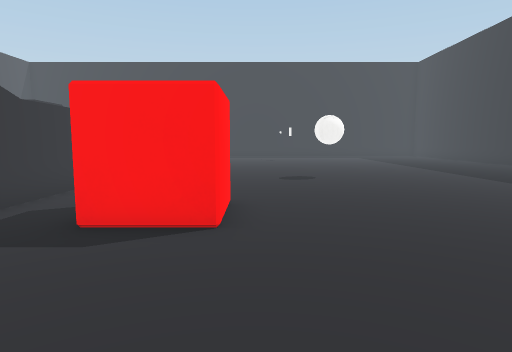
View 1 (above)

23 first-person views from a walk through a 3-D level made in the Unity game engine. The camera is 1.2 m above the floor, tilts 6° down and sees 75° across. The floor is counted in squares, 1 m on a side. Each view is taken from the middle of a square. On the plan, view 1 faces up. The plan holds only what a view shows up to about 14 squares ahead; the rest is blank. The player is left out. Some surface patterns are stand-ins.

View 2
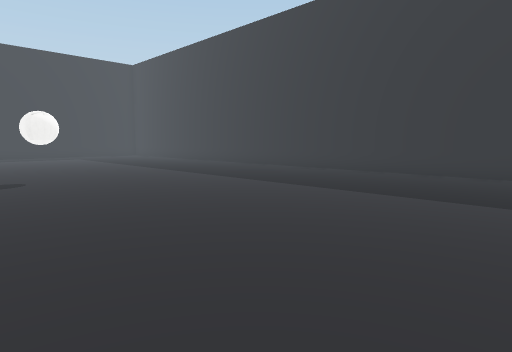

View 3
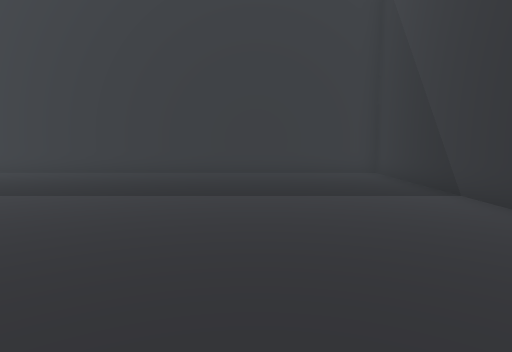

View 4
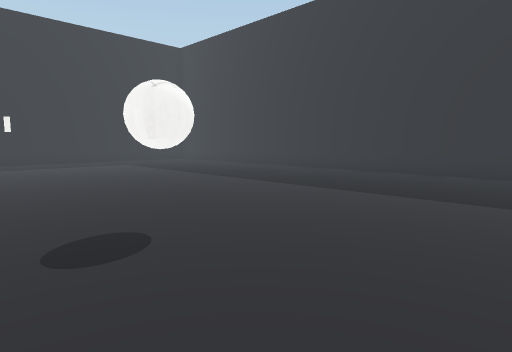

View 5
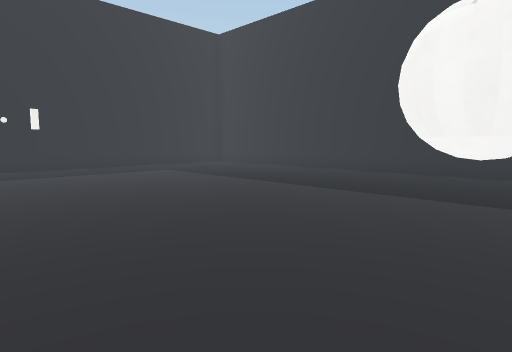

View 6
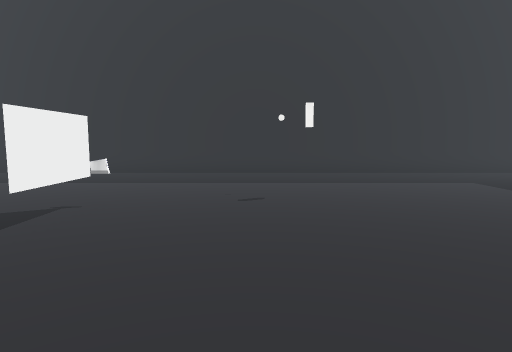

View 7
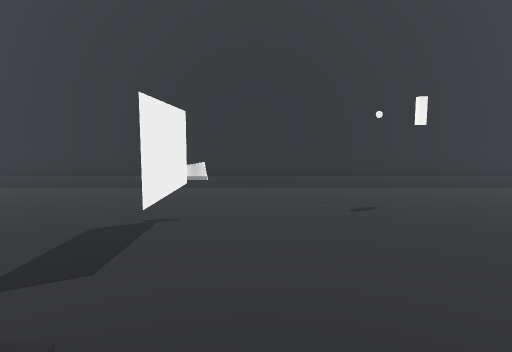

View 8
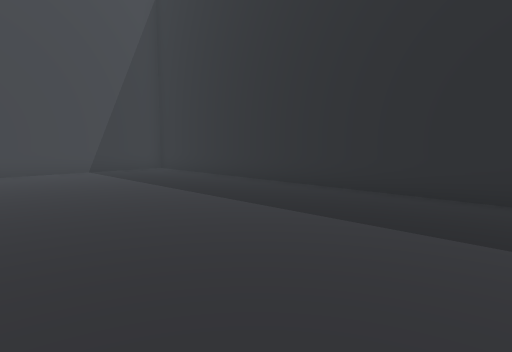

View 9
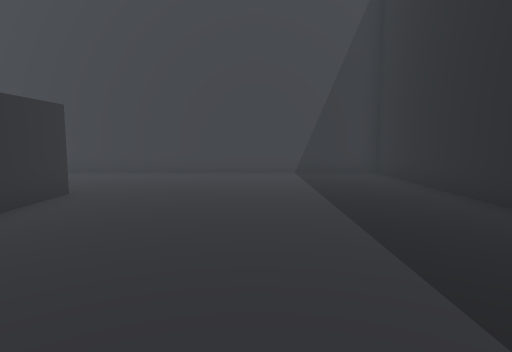

View 10
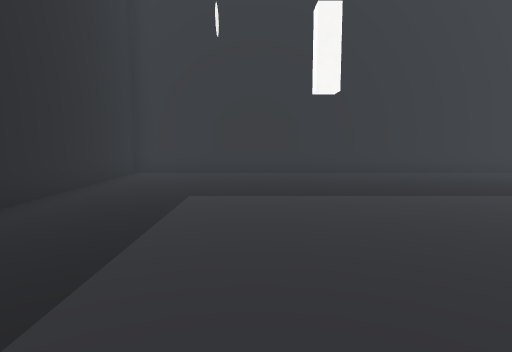

View 11
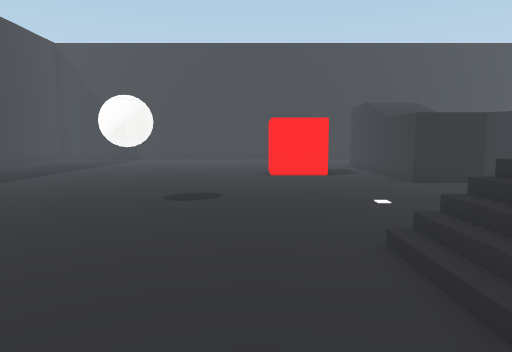

View 12
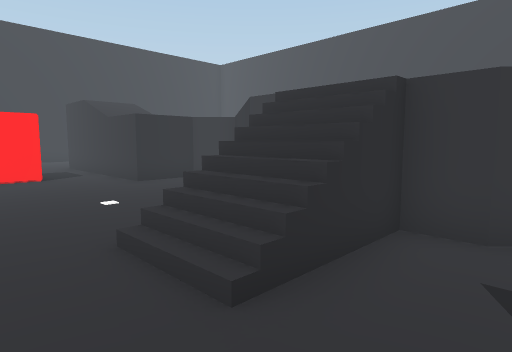

View 13
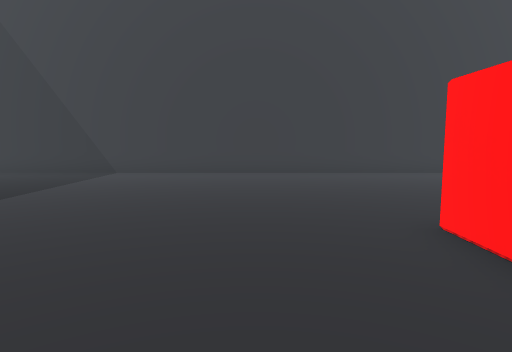

View 14
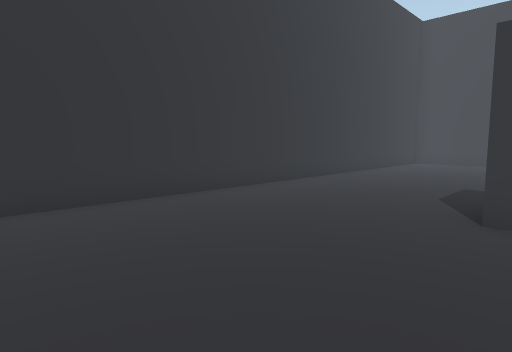

View 15
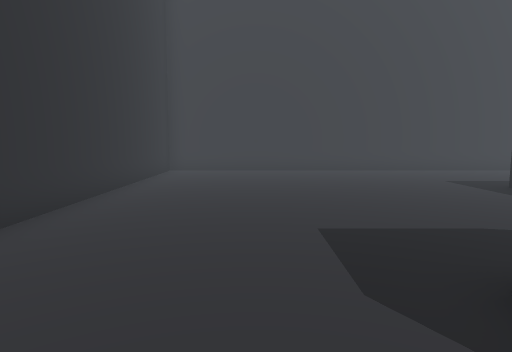

View 16
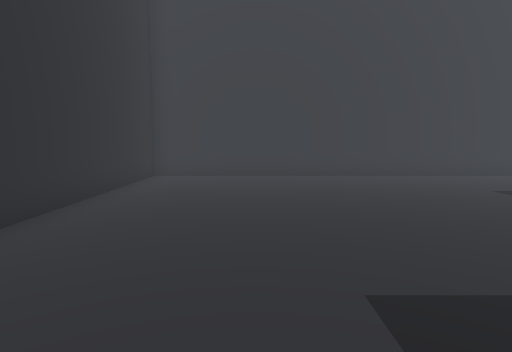

View 17
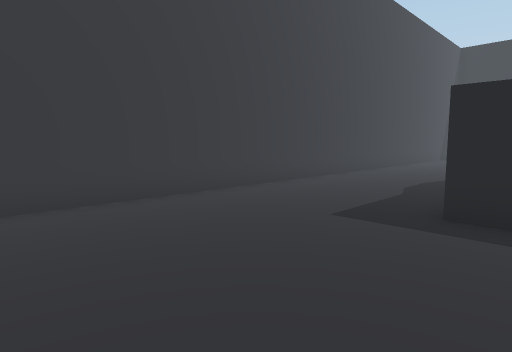

View 18
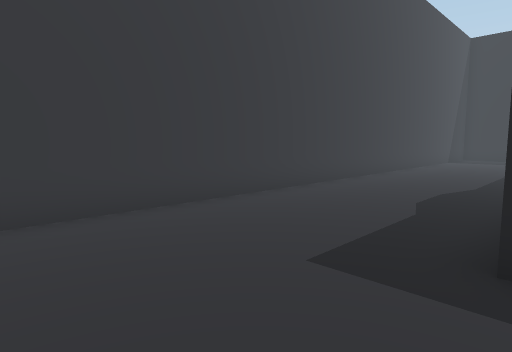

View 19
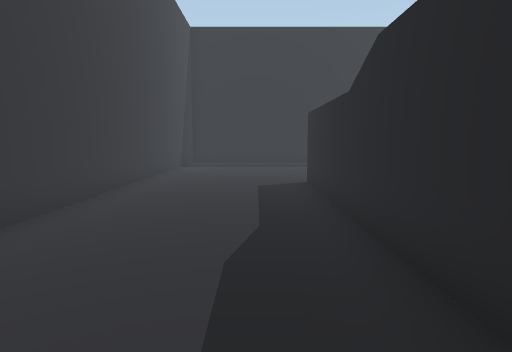

View 20
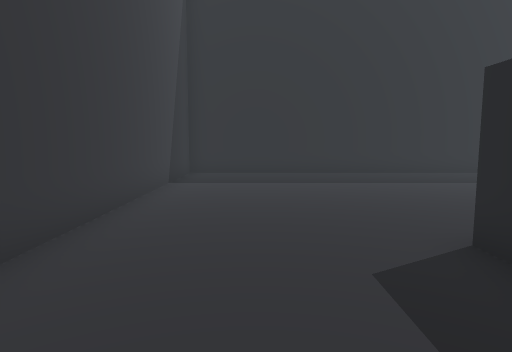

View 21
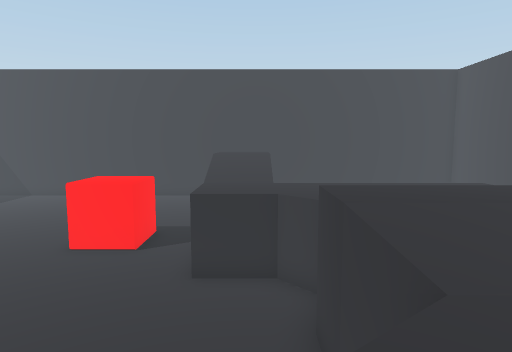

View 22
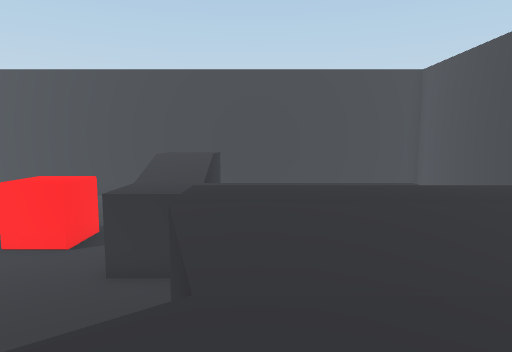

View 23
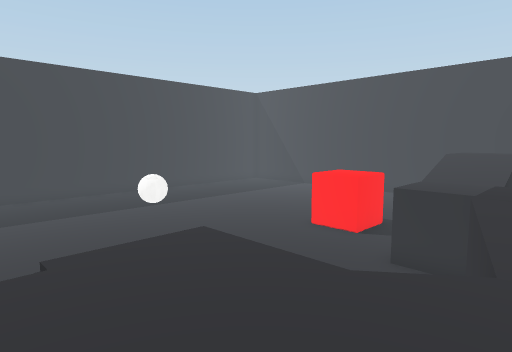

### Floor plan
Key: @ floor where view 1 was taken; # wall or solid block; . main floor; : floor 2 m higher than the main floor; + floor 2.5 m higher than the main floor; * floor 2.75 m higher than the main floor; / step, stairs or slope; = window, fence, low wall or low ledge; v drop or lower ground; B ball; O other object.
Columns run from 18 left of view 1 to 13 right of it. Each row starts with its distance up from view 1.
 27 ################################
 26 #..............................#
 25 #..............................#
 24 #..............................#
 23 #..............................#
 22 #...................O..........#
 21 #...................=..........#
 20 #...............#..............#
 19 #...............#..............#
 18 #.....#..    #.................#
 17 #.....    : ::.................#
 16 #.....    :::://=..............#
 15 #.....    ::::///..............#
 14 #.....  ::: v.//...............#
 13 #...../////v   ................#
 12 #.....+++++v   .....BB.........#
 11 #.....+++++v........BB.........#
 10 #...../    v...................#
  9 #.....     #...................#
  8 #.....     :::.................#
  7 #.....::::::::.................#
  6 #.......    //..##.............#
  5 #........   //..##.............#
  4 #.........  **.................#
  3 #...........**.................#
  2 #...........**.................#
  1 #..............................#
  0 #.................@............#
 -1 #..............................#
 -2 #..............................#
 -3 #..............................#
 -4 ################################

Where each view was taken, in squares from view 1:
view 1: 0 up, 0 right, facing up
view 2: 0 up, 0 right, facing up-right
view 3: 1 up, 0 right, facing right
view 4: 7 up, 0 right, facing up-right
view 5: 11 up, 0 right, facing up-right
view 6: 14 up, 1 right, facing up
view 7: 15 up, 1 left, facing up
view 8: 19 up, 4 left, facing up-left
view 9: 22 up, 5 left, facing left
view 10: 22 up, 0 right, facing right
view 11: 18 up, 0 right, facing down
view 12: 18 up, 0 right, facing down-left
view 13: 9 up, 2 right, facing down
view 14: 3 up, 1 right, facing down-left
view 15: 0 up, 4 left, facing left
view 16: 0 up, 6 left, facing left
view 17: 1 up, 11 left, facing up-left
view 18: 3 up, 12 left, facing up-left
view 19: 8 up, 14 left, facing up
view 20: 14 up, 15 left, facing up
view 21: 16 up, 6 left, facing down
view 22: 16 up, 8 left, facing down
view 23: 17 up, 8 left, facing down-right
